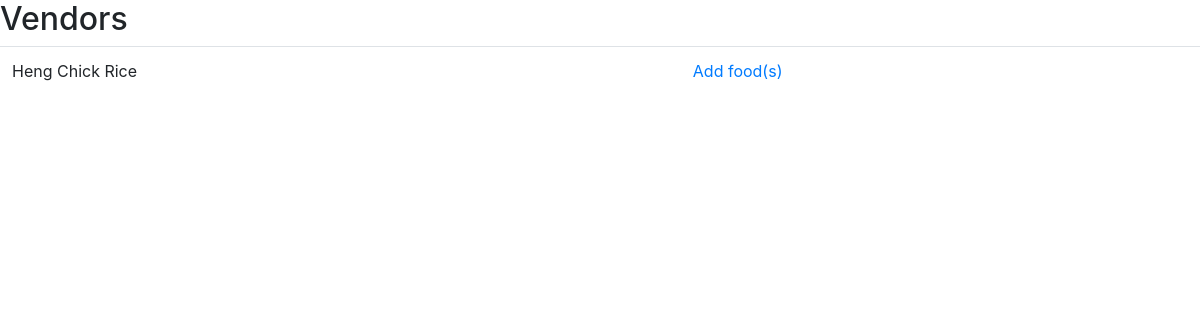
/vendors, run on an earlier commit of the app's database.
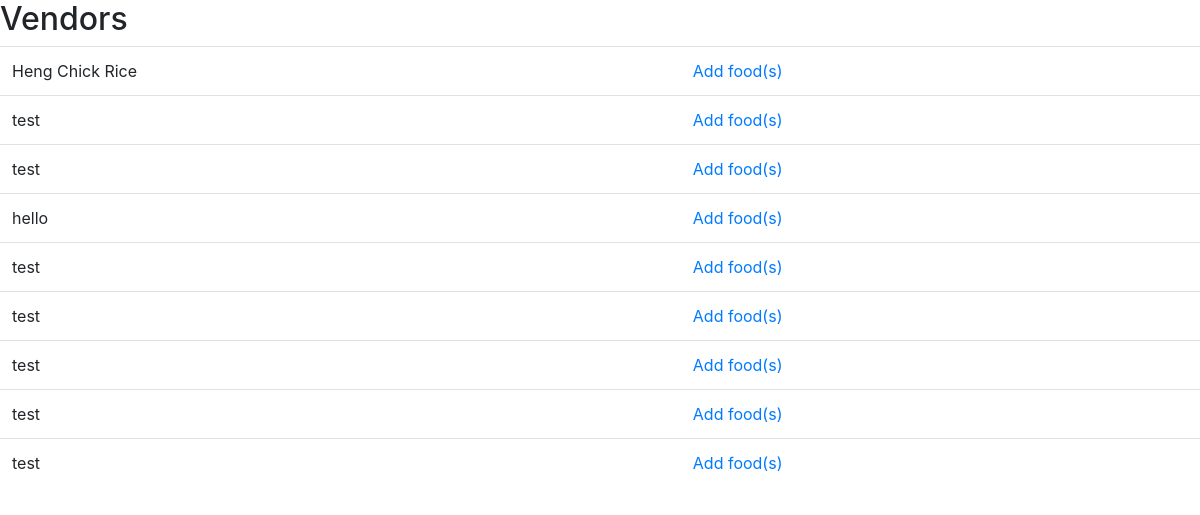
And on a later commit of the database.
### app/models.py (models this page shows, shortened)
class BaseModel(db.Model):
    __abstract__ = True

class Vendor(BaseModel):
    id = db.Column(db.Integer, primary_key=True)
    name = db.Column(db.String(128))
    unit_no = db.Column(db.String(20))
    hawker_id = db.Column(db.Integer, index=True)

### app/routes.py (the view)
@app.route("/vendors")
def list_vendors():
    return render_template("vendors.html", vendors = Vendor.query.all())

### app/templates/vendors.html
{% extends 'base.html' %}
{% block content %}
<h2>Vendors</h2>
<table class="table">
	<tbody>
		{% for v in vendors %}
		<tr>
			<td>{{v.name}}</td>
			<td><a href="/addFood/{{v.id}}">Add food(s)</a></td>
		</tr>
		{% endfor %}
	</tbody>
</table>
{% endblock %}

What changed in the data, as far as the page shows it:
added Vendor: name "test"
added Vendor: name "test"
added Vendor: name "hello"
added Vendor: name "test"
added Vendor: name "test"
added Vendor: name "test"
added Vendor: name "test"
added Vendor: name "test"
